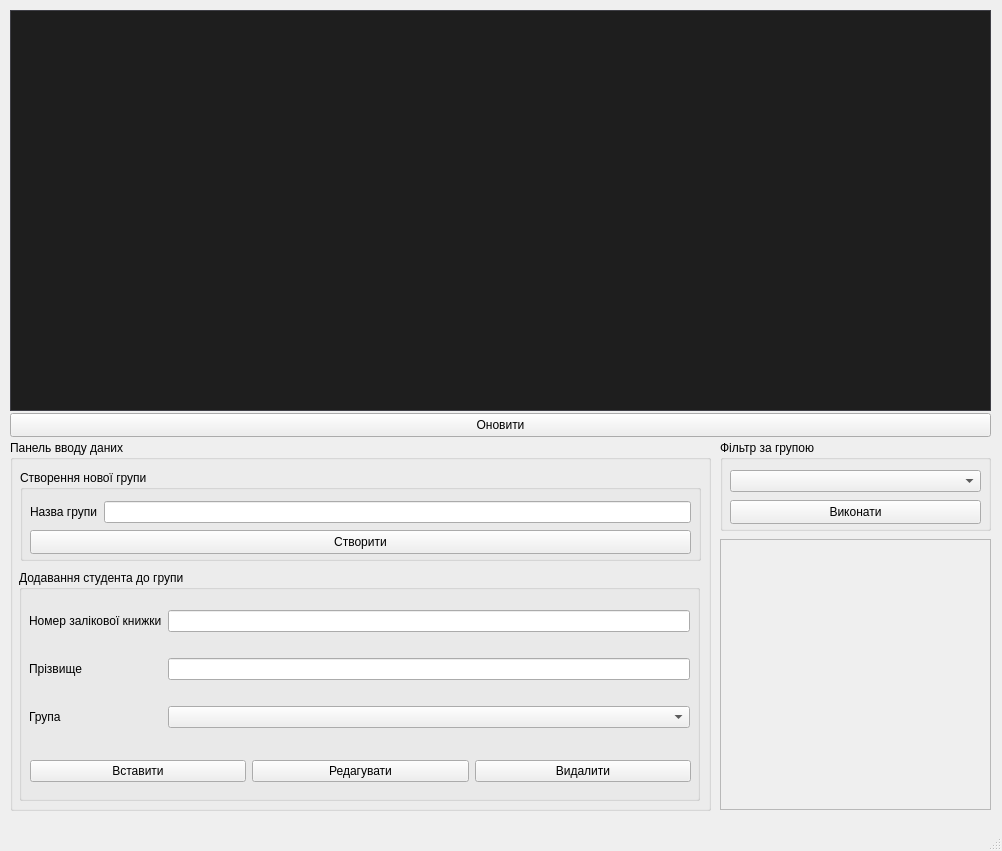
<?xml version="1.0" encoding="UTF-8"?>
<ui version="4.0">
 <class>MainWindow</class>
 <widget class="QMainWindow" name="MainWindow">
  <property name="geometry">
   <rect>
    <x>0</x>
    <y>0</y>
    <width>1002</width>
    <height>851</height>
   </rect>
  </property>
  <property name="windowTitle">
   <string>MainWindow</string>
  </property>
  <widget class="QWidget" name="centralwidget">
   <widget class="QPushButton" name="resetPushButton">
    <property name="geometry">
     <rect>
      <x>10</x>
      <y>413</y>
      <width>981</width>
      <height>24</height>
     </rect>
    </property>
    <property name="text">
     <string>Оновити</string>
    </property>
   </widget>
   <widget class="QTableView" name="studentTableView">
    <property name="geometry">
     <rect>
      <x>10</x>
      <y>10</y>
      <width>981</width>
      <height>401</height>
     </rect>
    </property>
    <property name="styleSheet">
     <string notr="true">/*!*************************************
  VS15 Dark
****************************************
  Author: chintsu_kun
  Version: 2.0.2
  Licence: GNU General Public License v3.0 (https://www.gnu.org/licenses/gpl-3.0.en.html)
  Url: https://github.com/nikolay-borzov/modorganizer-themes
****************************************
*/
/* For some reason applying background-color or border fixes paddings properties */
QListWidget::item {
  border-width: 0; }

/* Don't override install label on download widget.
   MO2 assigns color depending on download state */
#installLabel {
  color: none; }

/* Make `background-color` work for :hover, :focus and :pressed states */
QToolButton {
  border: none; }

/* Main Window */
QWidget {
  background-color: #2D2D30;
  color: #F1F1F1; }
  QWidget::disabled {
    color: #656565; }

/* Common */
/* remove outline */
* {
  outline: 0; }

*:disabled,
QListView::item:disabled,
*::item:selected:disabled {
  color: #656565; }

/* line heights */
/* QTreeView#fileTree::item - currently have problem with size column vertical
   text align  */
#bsaList::item,
#dataTree::item,
QTreeView#modList::item,
QTreeWidget#categoriesTree::item,
#savegameList::item,
#tabConflicts QTreeWidget::item {
  padding: 0.3em 0; }

QListView::item,
QTreeView#espList::item {
  padding-top: 0.3em;
  padding-bottom: 0.3em;
}

/* to enable border color */
QTreeView,
QListView,
QTextEdit,
QWebView,
QTableView {
  border-style: solid;
  border-width: 1px; }

QAbstractItemView {
  color: #DCDCDC;
  background-color: #1E1E1E;
  alternate-background-color: #262626;
  border-color: #3F3F46; }
  QAbstractItemView::item:selected, QAbstractItemView::item:selected:hover {
    background-color: #3399FF;
    color: #F1F1F1; }

QAbstractItemView[filtered=true] {
	border: 2px solid #f00 !important;
}

QAbstractItemView,
QListView,
QTreeView {
  show-decoration-selected: 1; }

QAbstractItemView::item:hover,
QListView::item:hover,
QTreeView::branch:hover,
QTreeWidget::item:hover {
  background-color: rgba(51, 153, 255, 0.3); }

QAbstractItemView::item:selected:disabled,
QListView::item:selected:disabled,
QTreeView::branch:selected:disabled,
QTreeWidget::item:selected:disabled {
  background-color: rgba(51, 153, 255, 0.3); }

QTreeView::branch:selected {
  background-color: #3399FF; }

QLabel {
  background-color: transparent; }

LinkLabel {
  qproperty-linkColor: #3399FF; }

/* Left Pane &amp; File Trees #QTreeView, #QListView*/
QTreeView::branch:closed:has-children {
  image: url(./vs15/branch-closed.png); }

QTreeView::branch:open:has-children {
  image: url(./vs15/branch-open.png); }

/*QListView::item:hover { }
QListView::item:selected { }*/
QListView::item {
  color: #F1F1F1; }

/* Text areas and text fields #QTextEdit, #QLineEdit, #QWebView */
QTextEdit,
QWebView,
QLineEdit,
QAbstractSpinBox,
QAbstractSpinBox::up-button,
QAbstractSpinBox::down-button,
QComboBox {
  background-color: #333337;
  border-color: #3F3F46; }

QLineEdit:hover,
QAbstractSpinBox:hover,
QTextEdit:hover,
QComboBox:hover,
QComboBox:editable:hover {
  border-color: #007ACC; }

QLineEdit:focus,
QAbstractSpinBox::focus,
QTextEdit:focus,
QComboBox:focus,
QComboBox:editable:focus,
QComboBox:on {
  background-color: #3F3F46;
  border-color: #3399FF; }

QComboBox:on {
  border-bottom-color: #3F3F46; }

QLineEdit,
QAbstractSpinBox {
  min-height: 15px;
  padding: 2px;
  border-style: solid;
  border-width: 1px; }

QLineEdit {
  margin-top: 0; }

/* clear button */
QLineEdit QToolButton,
QLineEdit QToolButton:hover {
  background: none;
  margin-top: 1px; }

QLineEdit#espFilterEdit QToolButton {
  margin-top: -2px;
  margin-bottom: 1px; }

/* Drop-downs #QComboBox*/
QComboBox {
  min-height: 20px;
  padding-left: 5px;
  margin: 3px 0 1px 0;
  border-style: solid;
  border-width: 1px; }
  QComboBox:editable {
    padding-left: 3px;
    /* to enable hover styles */
    background-color: transparent; }
  QComboBox::drop-down {
    width: 20px;
    subcontrol-origin: padding;
    subcontrol-position: top right;
    border: none;
    /* If you need to set style for drop-down button
    &amp;:on,
    &amp;:editable:hover {
      background-color: red;
    } */ }
  QComboBox::down-arrow {
    image: url(./vs15/combobox-down.png); }
  QComboBox QAbstractItemView {
    background-color: #1B1B1C;
    selection-background-color: #3F3F46;
    border-color: #3399FF;
    border-style: solid;
    border-width: 0 1px 1px 1px; }

/* doesn't work http://stackoverflow.com/questions/13308341/qcombobox-abstractitemviewitem*/
/*QComboBox QAbstractItemView:item {
  padding: 10px;
  margin: 10px;
}*/
/* Toolbar */
QToolBar {
  border: none; }

QToolBar::separator {
  border-left-color: #222222;
  border-right-color: #46464A;
  border-width: 0 1px 0 1px;
  border-style: solid;
  width: 0; }

QToolButton {
  padding: 4px; }
  QToolButton:hover, QToolButton:focus {
    background-color: #3E3E40; }
  QToolButton:pressed {
    background-color: #3399FF; }

QToolButton::menu-indicator {
  image: url(./vs15/combobox-down.png);
  subcontrol-origin: padding;
  subcontrol-position: center right;
  padding-top: 10%;
  padding-right: 5%; }

/* Group Boxes #QGroupBox */
QGroupBox {
  border-color: #3F3F46;
  border-style: solid;
  border-width: 1px;
  padding: 1em .3em .3em .3em;
  margin-top: .65em; }

QGroupBox::title {
  subcontrol-origin: margin;
  subcontrol-position: top left;
  padding: 2px;
  left: 10px; }

/* LCD Count */
QLCDNumber {
  border-color: #3F3F46;
  border-style: solid;
  border-width: 1px; }

/* Buttons #QPushButton */
QPushButton {
  background-color: #333337;
  border-color: #3F3F46;
  min-height: 18px;
  padding: 2px 5px;
  border-style: solid;
  border-width: 1px; }

QPushButton:hover,
QPushButton:checked,
QPushButton:focus,
QAbstractSpinBox::up-button:hover,
QAbstractSpinBox::down-button:hover {
  background-color: #007ACC; }

QPushButton:pressed,
QPushButton:checked:hover,
QAbstractSpinBox::up-button:pressed,
QAbstractSpinBox::down-button:pressed {
  background-color: #1C97EA; }

QPushButton:disabled,
QAbstractSpinBox::up-button:disabled,
QAbstractSpinBox::down-button:disabled {
  background-color: #333337;
  border-color: #3F3F46; }

QPushButton::menu-indicator {
  image: url(./vs15/combobox-down.png);
  subcontrol-origin: padding;
  subcontrol-position: center right;
  padding-right: 5%; }

/* Dialog buttons */
QDialog QPushButton,
QSlider::handle:horizontal,
QSlider::handle:vertical {
  color: #000000;
  background-color: #DDDDDD;
  border-color: #707070;
  border-style: solid;
  border-width: 1px; }

QDialog QPushButton:hover,
QSlider::handle:horizontal:hover,
QSlider::handle:vertical:hover,
QSlider::handle:horizontal:pressed,
QSlider::handle:vertical:pressed {
  background-color: #BEE6FD;
  border-color: #3C7FB1; }

QSlider::handle:horizontal:focus:!pressed,
QSlider::handle:vertical:focus:!pressed,
QDialog QPushButton:focus,
QDialog QPushButton:checked {
  background-color: #DDDDDD;
  border-color: #3399FF; }

QDialog QPushButton:disabled,
QSlider::handle:horizontal:disabled,
QSlider::handle:vertical:disabled {
  background-color: #333337;
  border-color: #3F3F46; }

QDialog QPushButton {
  min-width: 1.5em;
  padding-left: .5em;
  padding-right: .5em; }

/* Check boxes and Radio buttons common #QCheckBox, #QRadioButton */
QGroupBox::indicator,
QTreeView::indicator,
QCheckBox::indicator,
QRadioButton::indicator {
  background-color: #2D2D30;
  border-color: #3F3F46;
  width: 13px;
  height: 13px;
  border-style: solid;
  border-width: 1px; }
  QGroupBox::indicator:hover,
  QTreeView::indicator:hover,
  QCheckBox::indicator:hover,
  QRadioButton::indicator:hover {
    background-color: #3F3F46;
    border-color: #007ACC; }

QGroupBox::indicator:checked,
QTreeView::indicator:checked,
QCheckBox::indicator:checked {
  image: url(./vs15/checkbox-check.png); }

QGroupBox::indicator:disabled,
QTreeView::indicator:checked:disabled,
QCheckBox::indicator:checked:disabled {
  image: url(./vs15/checkbox-check-disabled.png); }

/* Check boxes special */
QTreeView#modList::indicator {
  width: 15px;
  height: 15px; }

/* Radio buttons #QRadioButton */
QRadioButton::indicator {
  border-radius: 7px; }
  QRadioButton::indicator::checked {
    background-color: #B9B9BA;
    border-width: 2px;
    width: 11px;
    height: 11px; }
    QRadioButton::indicator::checked:hover {
      border-color: #3F3F46; }

/* Spinners #QSpinBox, #QDoubleSpinBox */
QAbstractSpinBox {
  margin: 1px; }

QAbstractSpinBox::up-button,
QAbstractSpinBox::down-button {
  border-style: solid;
  border-width: 1px;
  subcontrol-origin: padding; }

QAbstractSpinBox::up-button {
  subcontrol-position: top right; }

QAbstractSpinBox::up-arrow {
  image: url(./vs15/spinner-up.png); }

QAbstractSpinBox::down-button {
  subcontrol-position: bottom right; }

QAbstractSpinBox::down-arrow {
  image: url(./vs15/spinner-down.png); }

/* Sliders #QSlider */
QSlider::groove:horizontal {
  background-color: #3F3F46;
  border: none;
  height: 8px;
  margin: 2px 0; }

QSlider::handle:horizontal {
  width: .5em;
  height: 2em;
  margin: -7px 0;
  subcontrol-origin: margin; }

/* Scroll Bars #QAbstractScrollArea, #QScrollBar*/
/* assigning background still leaves not filled area*/
QAbstractScrollArea::corner {
  background-color: transparent; }

/* Horizontal */
QScrollBar:horizontal {
  height: 18px;
  border: none;
  margin: 0 23px 0 23px; }

QScrollBar::handle:horizontal {
  min-width: 32px;
  margin: 4px 2px; }

QScrollBar::add-line:horizontal {
  width: 23px;
  subcontrol-position: right;
  subcontrol-origin: margin; }

QScrollBar::sub-line:horizontal {
  width: 23px;
  subcontrol-position: left;
  subcontrol-origin: margin; }

/* Vertical */
QScrollBar:vertical {
  width: 20px;
  border: none;
  margin: 23px 0 23px 0; }

QScrollBar::handle:vertical {
  min-height: 32px;
  margin: 2px 4px; }

QScrollBar::add-line:vertical {
  height: 23px;
  subcontrol-position: bottom;
  subcontrol-origin: margin; }

QScrollBar::sub-line:vertical {
  height: 23px;
  subcontrol-position: top;
  subcontrol-origin: margin; }

/* Combined */
QScrollBar {
  background-color: #3E3E42;
  border: none; }

QScrollBar::handle {
  background-color: #686868; }

QScrollBar::add-line,
QScrollBar::sub-line {
  background-color: #3E3E42;
  border: none; }

/*QScrollBar::add-line:horizontal:hover,
QScrollBar::sub-line:horizontal:hover,
QScrollBar::add-line:vertical:hover,
QScrollBar::sub-line:vertical:hover,
QScrollBar::add-line:horizontal:pressed,
QScrollBar::sub-line:horizontal:pressed,
QScrollBar::add-line:vertical:pressed,
QScrollBar::sub-line:vertical:pressed { }*/
QScrollBar::handle:hover {
  background: #9E9E9E; }

QScrollBar::handle:pressed {
  background: #EFEBEF; }

QScrollBar::handle:disabled {
  background: #555558; }

QScrollBar::add-page,
QScrollBar::sub-page {
  background: transparent; }

QScrollBar::up-arrow:vertical {
  image: url(./vs15/scrollbar-up.png); }

QScrollBar::up-arrow:vertical:hover {
  image: url(./vs15/scrollbar-up-hover.png); }

QScrollBar::up-arrow:vertical:disabled {
  image: url(./vs15/scrollbar-up-disabled.png); }

QScrollBar::right-arrow:horizontal {
  image: url(./vs15/scrollbar-right.png); }

QScrollBar::right-arrow:horizontal:hover {
  image: url(./vs15/scrollbar-right-hover.png); }

QScrollBar::right-arrow:horizontal:disabled {
  image: url(./vs15/scrollbar-right-disabled.png); }

QScrollBar::down-arrow:vertical {
  image: url(./vs15/scrollbar-down.png); }

QScrollBar::down-arrow:vertical:hover {
  image: url(./vs15/scrollbar-down-hover.png); }

QScrollBar::down-arrow:vertical:disabled {
  image: url(./vs15/scrollbar-down-disabled.png); }

QScrollBar::left-arrow:horizontal {
  image: url(./vs15/scrollbar-left.png); }

QScrollBar::left-arrow:horizontal:hover {
  image: url(./vs15/scrollbar-left-hover.png); }

QScrollBar::left-arrow:horizontal:disabled {
  image: url(./vs15/scrollbar-left-disabled.png); }

/* Header Rows and Tables (Configure Mod Categories) #QTableView, #QHeaderView */
QTableView {
  gridline-color: #3F3F46;
  selection-background-color: #3399FF;
  selection-color: #F1F1F1; }

QTableView QTableCornerButton::section {
  background: #252526;
  border-color: #3F3F46;
  border-style: solid;
  border-width: 0 1px 1px 0; }

QHeaderView {
  border: none; }

QHeaderView::section {
  background: #252526;
  border-color: #3F3F46;
  padding: 3px 5px;
  border-style: solid;
  border-width: 0 1px 1px 0; }

QHeaderView::section:hover {
  background: #3E3E40;
  color: #F6F6F6; }

/*QHeaderView::section:first { }*/
QHeaderView::section:last {
  border-right: 0; }

QHeaderView::up-arrow {
  image: url(./vs15/sort-asc.png);
  margin-bottom: -37px; }

DownloadListView QHeaderView::up-arrow {
  margin-bottom: -47px; }

QHeaderView::down-arrow {
  image: url(./vs15/sort-desc.png);
  margin-bottom: 0; }

/* Context menus, toolbar drop-downs #QMenu  */
QMenu {
  background-color: #1A1A1C;
  border-color: #333337;
  border-style: solid;
  border-width: 1px;
  padding: 2px; }

QMenu::item {
  background: transparent;
  padding: 4px 20px; }

QMenu::item:selected, QMenuBar::item:selected {
  background-color: #333334; }

QMenu::item:disabled {
  background-color: transparent; }

QMenu::separator {
  background-color: #333337;
  height: 1px;
  margin: 1px 0; }

QMenu::icon {
  margin: 1px; }

QMenu::right-arrow {
  image: url(./vs15/sub-menu-arrow.png);
  subcontrol-origin: padding;
  subcontrol-position: center right;
  padding-right: .5em; }

QMenu QPushButton {
  background-color: transparent;
  border-color: #3F3F46;
  margin: 1px 0 1px 0; }

QMenu QCheckBox,
QMenu QRadioButton {
  background-color: transparent;
  padding: 5px 2px; }

/* Tool tips #QToolTip, #SaveGameInfoWidget */
QToolTip,
SaveGameInfoWidget {
  background-color: #424245;
  border-color: #4D4D50;
  color: #F1F1F1;
  border-style: solid;
  border-width: 1px;
  padding: 2px; }

QStatusBar::item {border: None;}

/* Progress Bars (Downloads) #QProgressBar */
QProgressBar {
  background-color: #E6E6E6;
  color: #000;
  border-color: #BCBCBC;
  text-align: center;
  border-style: solid;
  border-width: 1px;
  margin: 0 0px; }

QProgressBar::chunk {
  background: #06B025; }

DownloadListView[downloadView=standard]::item {
	padding: 16px;
}

DownloadListView[downloadView=compact]::item {
	padding: 4px;
}

/* Right Pane and Tab Bars #QTabWidget, #QTabBar */
QTabWidget::pane {
  border-color: #3F3F46;
  border-top-color: #007ACC;
  top: 0;
  border-style: solid;
  border-width: 1px; }

QTabWidget::pane:disabled {
  border-top-color: #3F3F46; }

/*QTabWidget::tab-bar { }*/
QTabBar::tab {
  background-color: transparent;
  padding: 4px 1em;
  border: none; }

QTabBar::tab:hover {
  background-color: #1C97EA; }

QTabBar::tab:selected,
QTabBar::tab:selected:hover {
  background-color: #007ACC; }

QTabBar::tab:disabled {
  background-color: transparent;
  color: #656565; }

QTabBar::tab:selected:disabled {
  background-color: #3F3F46; }

/* Scrollers */
QTabBar QToolButton {
  background-color: #333337;
  border-color: #3F3F46;
  padding: 1px;
  margin: 0;
  border-style: solid;
  border-width: 1px; }

QTabBar QToolButton:hover {
  border-color: #007ACC;
  border-width: 1px;
  border-style: solid; }

QTabBar QToolButton:disabled,
QTabBar QToolButton:pressed:hover {
  background-color: #333337; }

/*QTabBar::tear { }*/
QTabBar::scroller {
  width: 23px;
  background-color: red; }

QTabBar QToolButton::right-arrow {
  image: url(./vs15/scrollbar-right.png); }

QTabBar QToolButton::right-arrow:hover {
  image: url(./vs15/scrollbar-right-hover.png); }

QTabBar QToolButton::left-arrow {
  image: url(./vs15/scrollbar-left.png); }

QTabBar QToolButton::left-arrow:hover {
  image: url(./vs15/scrollbar-left-hover.png); }

/* Special styles */
QWidget#tabImages QPushButton {
  background-color: transparent;
  margin: 0 .3em;
  padding: 0; }

/* like dialog QPushButton*/
QWidget#tabESPs QToolButton {
  color: #000000;
  background-color: #DDDDDD;
  border-color: #707070;
  border-style: solid;
  border-width: 1px; }

QWidget#tabESPs QToolButton:hover {
  background-color: #BEE6FD;
  border-color: #3C7FB1; }

QWidget#tabESPs QToolButton:focus {
  background-color: #DDDDDD;
  border-color: #3399FF; }

QWidget#tabESPs QToolButton:disabled {
  background-color: #333337;
  border-color: #3F3F46; }

QTreeWidget#categoriesList {
  /*min-width: 225px;*/ }

QTreeWidget#categoriesList::item {
  background-position: center left;
  background-repeat: no-repeat;
  padding: .35em 10px; }

QTreeWidget#categoriesList::item:has-children {
  background-image: url(./vs15/branch-closed.png); }

QTreeWidget#categoriesList::item:has-children:open {
  background-image: url(./vs15/branch-open.png); }

QDialog#QueryOverwriteDialog QPushButton {
  margin-left: .5em; }

QDialog#PyCfgDialog QPushButton:hover {
  background-color: #BEE6FD; }

QLineEdit#modFilterEdit {
  margin-top: 2px; }

/* highlight unchecked BSAs */
QWidget#bsaTab QTreeWidget::indicator:unchecked {
  background-color: #3399FF; }

/* increase version text field */
QLineEdit#versionEdit {
  max-width: 100px; }

/* Dialogs width changes */
/* increase width to prevent buttons cutting */
QDialog#QueryOverwriteDialog {
  min-width: 565px; }

QDialog#ModInfoDialog {
  min-width: 850px; }

QLineEdit[valid-filter=false] {
	background-color: #661111 !important;
}</string>
    </property>
   </widget>
   <widget class="QGroupBox" name="groupBox">
    <property name="geometry">
     <rect>
      <x>10</x>
      <y>440</y>
      <width>701</width>
      <height>371</height>
     </rect>
    </property>
    <property name="title">
     <string>Панель вводу даних</string>
    </property>
    <widget class="QGroupBox" name="groupBox_2">
     <property name="geometry">
      <rect>
       <x>10</x>
       <y>30</y>
       <width>681</width>
       <height>91</height>
      </rect>
     </property>
     <property name="title">
      <string>Створення нової групи</string>
     </property>
     <widget class="QPushButton" name="addGroupPushButton">
      <property name="geometry">
       <rect>
        <x>10</x>
        <y>60</y>
        <width>661</width>
        <height>24</height>
       </rect>
      </property>
      <property name="text">
       <string>Створити</string>
      </property>
     </widget>
     <widget class="QWidget" name="layoutWidget">
      <property name="geometry">
       <rect>
        <x>10</x>
        <y>30</y>
        <width>661</width>
        <height>24</height>
       </rect>
      </property>
      <layout class="QHBoxLayout" name="horizontalLayout_3">
       <item>
        <widget class="QLabel" name="label_4">
         <property name="text">
          <string>Назва групи</string>
         </property>
        </widget>
       </item>
       <item>
        <widget class="QLineEdit" name="groupNameLineEdit"/>
       </item>
      </layout>
     </widget>
    </widget>
    <widget class="QGroupBox" name="groupBox_4">
     <property name="geometry">
      <rect>
       <x>9</x>
       <y>130</y>
       <width>681</width>
       <height>231</height>
      </rect>
     </property>
     <property name="title">
      <string>Додавання студента до групи</string>
     </property>
     <widget class="QWidget" name="layoutWidget_3">
      <property name="geometry">
       <rect>
        <x>10</x>
        <y>20</y>
        <width>661</width>
        <height>161</height>
       </rect>
      </property>
      <layout class="QGridLayout" name="gridLayout">
       <item row="2" column="0">
        <widget class="QLabel" name="label_3">
         <property name="text">
          <string>Група</string>
         </property>
        </widget>
       </item>
       <item row="1" column="1">
        <widget class="QLineEdit" name="lastnameLineEdit"/>
       </item>
       <item row="0" column="0">
        <widget class="QLabel" name="label">
         <property name="text">
          <string>Номер залікової книжки</string>
         </property>
        </widget>
       </item>
       <item row="1" column="0">
        <widget class="QLabel" name="label_2">
         <property name="text">
          <string>Прізвище</string>
         </property>
        </widget>
       </item>
       <item row="0" column="1">
        <widget class="QLineEdit" name="bookNumberLineEdit"/>
       </item>
       <item row="2" column="1">
        <widget class="QComboBox" name="groupComboBox"/>
       </item>
      </layout>
     </widget>
     <widget class="QWidget" name="">
      <property name="geometry">
       <rect>
        <x>11</x>
        <y>188</y>
        <width>661</width>
        <height>26</height>
       </rect>
      </property>
      <layout class="QHBoxLayout" name="horizontalLayout">
       <item>
        <widget class="QPushButton" name="addPushButton">
         <property name="text">
          <string>Вставити</string>
         </property>
        </widget>
       </item>
       <item>
        <widget class="QPushButton" name="editPushButton">
         <property name="text">
          <string>Редагувати</string>
         </property>
        </widget>
       </item>
       <item>
        <widget class="QPushButton" name="deletePushButton">
         <property name="text">
          <string>Видалити</string>
         </property>
        </widget>
       </item>
      </layout>
     </widget>
    </widget>
   </widget>
   <widget class="QGroupBox" name="groupBox_3">
    <property name="geometry">
     <rect>
      <x>720</x>
      <y>440</y>
      <width>271</width>
      <height>91</height>
     </rect>
    </property>
    <property name="title">
     <string>Фільтр за групою</string>
    </property>
    <widget class="QComboBox" name="groupFilterComboBox">
     <property name="geometry">
      <rect>
       <x>10</x>
       <y>30</y>
       <width>251</width>
       <height>22</height>
      </rect>
     </property>
    </widget>
    <widget class="QPushButton" name="filterPushButton">
     <property name="geometry">
      <rect>
       <x>10</x>
       <y>60</y>
       <width>251</width>
       <height>24</height>
      </rect>
     </property>
     <property name="text">
      <string>Виконати</string>
     </property>
    </widget>
   </widget>
   <widget class="QFrame" name="frame">
    <property name="geometry">
     <rect>
      <x>720</x>
      <y>539</y>
      <width>271</width>
      <height>271</height>
     </rect>
    </property>
    <property name="frameShape">
     <enum>QFrame::StyledPanel</enum>
    </property>
    <property name="frameShadow">
     <enum>QFrame::Raised</enum>
    </property>
   </widget>
  </widget>
  <widget class="QMenuBar" name="menubar">
   <property name="geometry">
    <rect>
     <x>0</x>
     <y>0</y>
     <width>1002</width>
     <height>22</height>
    </rect>
   </property>
  </widget>
  <widget class="QStatusBar" name="statusbar"/>
 </widget>
 <resources/>
 <connections/>
</ui>
